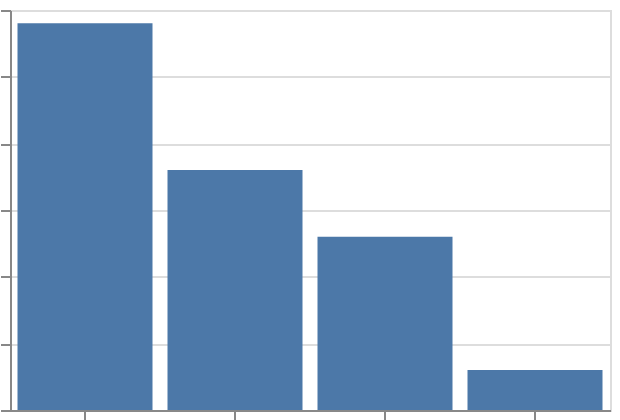

Vega-Lite specification for this chart:
### Vega-Lite specification from a JSON file in a GitHub repository (floating-point values rounded to 4 significant figures)
{"$schema": "https://vega.github.io/schema/vega-lite/v6.json", "padding": 5, "autosize": "none", "width": 300, "height": 200, "data": {"name": "table", "values": [{"c": "C", "x": 5, "y": 3, "v": 7, "g": "p"}, {"c": "A", "x": 6, "y": 1, "v": 7, "g": "q"}, {"c": "A", "x": 8, "y": 10, "v": 9, "g": "p"}, {"c": "A", "x": 2, "y": 7, "v": 10, "g": "q"}, {"c": "D", "x": 8, "y": 2, "v": 1, "g": "p"}, {"c": "D", "x": 10, "y": 10, "v": 11, "g": "q"}, {"c": "B", "x": 8, "y": 7, "v": 9, "g": "p"}, {"c": "A", "x": 2, "y": 11, "v": 8, "g": "q"}, {"c": "B", "x": 3, "y": 11, "v": 1, "g": "p"}, {"c": "D", "x": 1, "y": 1, "v": 11, "g": "q"}]}, "mark": "bar", "encoding": {"x": {"field": "c", "type": "nominal", "sort": "-y"}, "y": {"field": "y", "type": "quantitative", "aggregate": "sum"}}}
